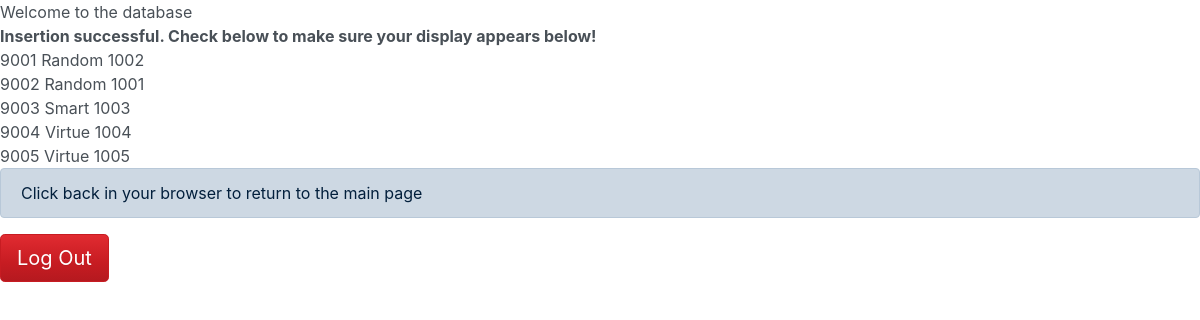
The page /php/insert_display.php on the database its author committed.
### tables this page shows
create table DigitalDisplay (
	serialNo			char(10) unique,
    schedulerSystem		char(10),
    modelNo				char(10),
    primary key (serialNo),
    foreign key (modelNo) references Model (modelNo) ON UPDATE CASCADE ON DELETE SET NULL,
     
    constraint CHK_scheduler_system check (schedulerSystem in ('Random', 'Smart', 'Virtue'))
);

### php/insert_display.php (the view, shortened to what this page needs)
<?php
require_once('connection.php');
?>
<html>
<head>
        <link rel="stylesheet" href="./bootstrap.min.css">
</head>
<body>
        <b>Insertion successful. Check below to make sure your display appears below!</b><br>
        <?php
        $query3 = "select * from DigitalDisplay;";
        $result3 = $conn->query($query3) or die(mysqli_error($conn));
        if ($result3->num_rows > 0) {
                while ($r = $result3->fetch_assoc()) {
                        $serno = $r["serialNo"];
                        $schedsys = $r["schedulerSystem"];
                        $modno = $r["modelNo"];
                        echo "
                        <tr>
                                <td>$serno</td>
                                <td>$schedsys</td>
                                <td>$modno</td>
                                <td><br></td>
                        </tr>
                        ";
                }
        }
        ?>
        <div class="alert alert-dismissible alert-info">
                Click back in your browser to return to the main page
        </div>
        <form action="logout.php" method="get">
                <button type="submit" class="btn btn-danger btn-lg">Log Out</button>
        </form>
</html>
</body>

### rows shown on the page
digitaldisplay: serialNo "9001", schedulerSystem "Random", modelNo "1002"
digitaldisplay: serialNo "9002", schedulerSystem "Random", modelNo "1001"
digitaldisplay: serialNo "9003", schedulerSystem "Smart", modelNo "1003"
digitaldisplay: serialNo "9004", schedulerSystem "Virtue", modelNo "1004"
digitaldisplay: serialNo "9005", schedulerSystem "Virtue", modelNo "1005"
